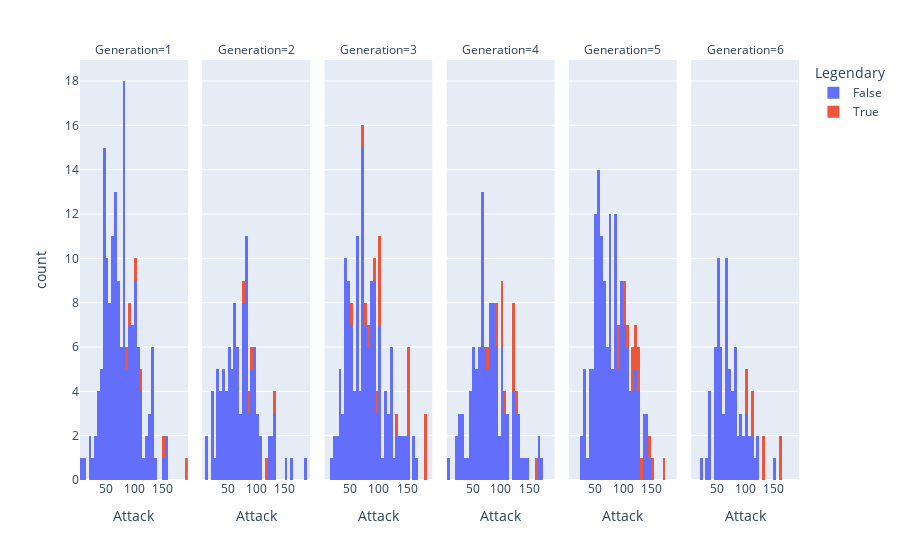

The notebook cell saved with this chart:
### Markdown cell above
Let's try to group by our no. of Attacks by Pokemon Types looking at many histograms at a time:

### Code cell
import plotly.express as px
fig = px.histogram(df_pokemon,x='Attack', color="Legendary", facet_col='Generation')
fig.show()

### Figure 1 — Plotly figure (JSON) as saved in the notebook; plotly's stock layout.template omitted (floating-point values rounded to 4 significant figures; data arrays with more than 128 entries replaced by an {"elided": "..."} marker saying what was removed)
{"data": [{"bingroup": "x", "hovertemplate": "Legendary=False<br>Generation=1<br>Attack=%{x}<br>count=%{y}<extra></extra>", "legendgroup": "False", "marker": {"color": "#636efa", "pattern": {"shape": ""}}, "name": "False", "orientation": "v", "showlegend": true, "type": "histogram", "x": {"elided": "160 int values"}, "xaxis": "x", "yaxis": "y"}, {"bingroup": "x", "hovertemplate": "Legendary=False<br>Generation=2<br>Attack=%{x}<br>count=%{y}<extra></extra>", "legendgroup": "False", "marker": {"color": "#636efa", "pattern": {"shape": ""}}, "name": "False", "orientation": "v", "showlegend": false, "type": "histogram", "x": [49, 62, 82, 52, 64, 84, 65, 80, 105, 46, 76, 30, 50, 20, 35, 60, 90, 90, 38, 58, 40, 25, 30, 20, 40, 50, 75, 40, 55, 75, 95, 80, 20, 50, 100, 75, 35, 45, 55, 70, 30, 75, 65, 45, 85, 65, 65, 85, 75, 60, 72, 33, 80, 65, 90, 70, 75, 85, 125, 80, 120, 95, 130, 150, 10, 125, 185, 95, 80, 130, 40, 50, 50, 100, 55, 65, 105, 55, 40, 80, 60, 90, 90, 95, 60, 120, 80, 95, 20, 35, 95, 30, 63, 75, 80, 10, 64, 84, 134, 164, 100], "xaxis": "x2", "yaxis": "y2"}, {"bingroup": "x", "hovertemplate": "Legendary=False<br>Generation=3<br>Attack=%{x}<br>count=%{y}<extra></extra>", "legendgroup": "False", "marker": {"color": "#636efa", "pattern": {"shape": ""}}, "name": "False", "orientation": "v", "showlegend": false, "type": "histogram", "x": {"elided": "142 int values"}, "xaxis": "x3", "yaxis": "y3"}, {"bingroup": "x", "hovertemplate": "Legendary=False<br>Generation=4<br>Attack=%{x}<br>count=%{y}<extra></extra>", "legendgroup": "False", "marker": {"color": "#636efa", "pattern": {"shape": ""}}, "name": "False", "orientation": "v", "showlegend": false, "type": "histogram", "x": [68, 89, 109, 58, 78, 104, 51, 66, 86, 55, 75, 120, 45, 85, 25, 85, 65, 85, 120, 30, 70, 125, 165, 42, 52, 29, 59, 79, 69, 94, 30, 80, 45, 65, 105, 35, 60, 48, 83, 100, 50, 80, 66, 76, 136, 60, 125, 55, 82, 30, 63, 93, 24, 89, 80, 25, 5, 65, 92, 70, 90, 130, 170, 85, 70, 110, 145, 72, 112, 50, 90, 61, 106, 100, 49, 69, 20, 62, 92, 132, 120, 70, 85, 140, 100, 123, 95, 50, 76, 110, 60, 95, 130, 80, 125, 165, 55, 100, 80, 50, 65, 65, 65, 65, 65, 70, 80, 100], "xaxis": "x4", "yaxis": "y4"}, {"bingroup": "x", "hovertemplate": "Legendary=False<br>Generation=5<br>Attack=%{x}<br>count=%{y}<extra></extra>", "legendgroup": "False", "marker": {"color": "#636efa", "pattern": {"shape": ""}}, "name": "False", "orientation": "v", "showlegend": false, "type": "histogram", "x": {"elided": "150 int values"}, "xaxis": "x5", "yaxis": "y5"}, {"bingroup": "x", "hovertemplate": "Legendary=False<br>Generation=6<br>Attack=%{x}<br>count=%{y}<extra></extra>", "legendgroup": "False", "marker": {"color": "#636efa", "pattern": {"shape": ""}}, "name": "False", "orientation": "v", "showlegend": false, "type": "histogram", "x": [61, 78, 107, 45, 59, 69, 56, 63, 95, 36, 56, 50, 73, 81, 35, 22, 52, 50, 68, 38, 45, 65, 65, 100, 82, 124, 80, 48, 48, 48, 80, 110, 150, 50, 52, 72, 48, 80, 54, 92, 52, 105, 60, 75, 53, 73, 38, 55, 89, 121, 59, 77, 65, 92, 58, 50, 50, 75, 100, 80, 70, 110, 66, 66, 66, 66, 90, 85, 95, 100, 69, 117, 30, 70], "xaxis": "x6", "yaxis": "y6"}, {"bingroup": "x", "hovertemplate": "Legendary=True<br>Generation=1<br>Attack=%{x}<br>count=%{y}<extra></extra>", "legendgroup": "True", "marker": {"color": "#EF553B", "pattern": {"shape": ""}}, "name": "True", "orientation": "v", "showlegend": true, "type": "histogram", "x": [85, 90, 100, 110, 190, 150], "xaxis": "x", "yaxis": "y"}, {"bingroup": "x", "hovertemplate": "Legendary=True<br>Generation=2<br>Attack=%{x}<br>count=%{y}<extra></extra>", "legendgroup": "True", "marker": {"color": "#EF553B", "pattern": {"shape": ""}}, "name": "True", "orientation": "v", "showlegend": false, "type": "histogram", "x": [85, 115, 75, 90, 130], "xaxis": "x2", "yaxis": "y2"}, {"bingroup": "x", "hovertemplate": "Legendary=True<br>Generation=3<br>Attack=%{x}<br>count=%{y}<extra></extra>", "legendgroup": "True", "marker": {"color": "#EF553B", "pattern": {"shape": ""}}, "name": "True", "orientation": "v", "showlegend": false, "type": "histogram", "x": [100, 50, 75, 80, 100, 90, 130, 100, 150, 150, 180, 150, 180, 100, 150, 180, 70, 95], "xaxis": "x3", "yaxis": "y3"}, {"bingroup": "x", "hovertemplate": "Legendary=True<br>Generation=4<br>Attack=%{x}<br>count=%{y}<extra></extra>", "legendgroup": "True", "marker": {"color": "#EF553B", "pattern": {"shape": ""}}, "name": "True", "orientation": "v", "showlegend": false, "type": "histogram", "x": [75, 105, 125, 120, 120, 90, 160, 100, 120, 90, 100, 103, 120], "xaxis": "x4", "yaxis": "y4"}, {"bingroup": "x", "hovertemplate": "Legendary=True<br>Generation=5<br>Attack=%{x}<br>count=%{y}<extra></extra>", "legendgroup": "True", "marker": {"color": "#EF553B", "pattern": {"shape": ""}}, "name": "True", "orientation": "v", "showlegend": false, "type": "histogram", "x": [100, 90, 129, 90, 115, 100, 115, 105, 120, 150, 125, 145, 130, 170, 120], "xaxis": "x5", "yaxis": "y5"}, {"bingroup": "x", "hovertemplate": "Legendary=True<br>Generation=6<br>Attack=%{x}<br>count=%{y}<extra></extra>", "legendgroup": "True", "marker": {"color": "#EF553B", "pattern": {"shape": ""}}, "name": "True", "orientation": "v", "showlegend": false, "type": "histogram", "x": [131, 131, 100, 100, 160, 110, 160, 110], "xaxis": "x6", "yaxis": "y6"}], "layout": {"annotations": [{"font": {}, "showarrow": false, "text": "Generation=1", "x": 0.075, "xanchor": "center", "xref": "paper", "y": 1, "yanchor": "bottom", "yref": "paper"}, {"font": {}, "showarrow": false, "text": "Generation=2", "x": 0.245, "xanchor": "center", "xref": "paper", "y": 1, "yanchor": "bottom", "yref": "paper"}, {"font": {}, "showarrow": false, "text": "Generation=3", "x": 0.415, "xanchor": "center", "xref": "paper", "y": 1, "yanchor": "bottom", "yref": "paper"}, {"font": {}, "showarrow": false, "text": "Generation=4", "x": 0.585, "xanchor": "center", "xref": "paper", "y": 1, "yanchor": "bottom", "yref": "paper"}, {"font": {}, "showarrow": false, "text": "Generation=5", "x": 0.755, "xanchor": "center", "xref": "paper", "y": 1, "yanchor": "bottom", "yref": "paper"}, {"font": {}, "showarrow": false, "text": "Generation=6", "x": 0.925, "xanchor": "center", "xref": "paper", "y": 1, "yanchor": "bottom", "yref": "paper"}], "barmode": "relative", "legend": {"title": {"text": "Legendary"}, "tracegroupgap": 0}, "margin": {"t": 60}, "xaxis": {"anchor": "y", "domain": [0, 0.15], "title": {"text": "Attack"}}, "xaxis2": {"anchor": "y2", "domain": [0.17, 0.32], "matches": "x", "title": {"text": "Attack"}}, "xaxis3": {"anchor": "y3", "domain": [0.34, 0.49], "matches": "x", "title": {"text": "Attack"}}, "xaxis4": {"anchor": "y4", "domain": [0.51, 0.66], "matches": "x", "title": {"text": "Attack"}}, "xaxis5": {"anchor": "y5", "domain": [0.68, 0.83], "matches": "x", "title": {"text": "Attack"}}, "xaxis6": {"anchor": "y6", "domain": [0.85, 1], "matches": "x", "title": {"text": "Attack"}}, "yaxis": {"anchor": "x", "domain": [0, 1], "title": {"text": "count"}}, "yaxis2": {"anchor": "x2", "domain": [0, 1], "matches": "y", "showticklabels": false}, "yaxis3": {"anchor": "x3", "domain": [0, 1], "matches": "y", "showticklabels": false}, "yaxis4": {"anchor": "x4", "domain": [0, 1], "matches": "y", "showticklabels": false}, "yaxis5": {"anchor": "x5", "domain": [0, 1], "matches": "y", "showticklabels": false}, "yaxis6": {"anchor": "x6", "domain": [0, 1], "matches": "y", "showticklabels": false}}}
